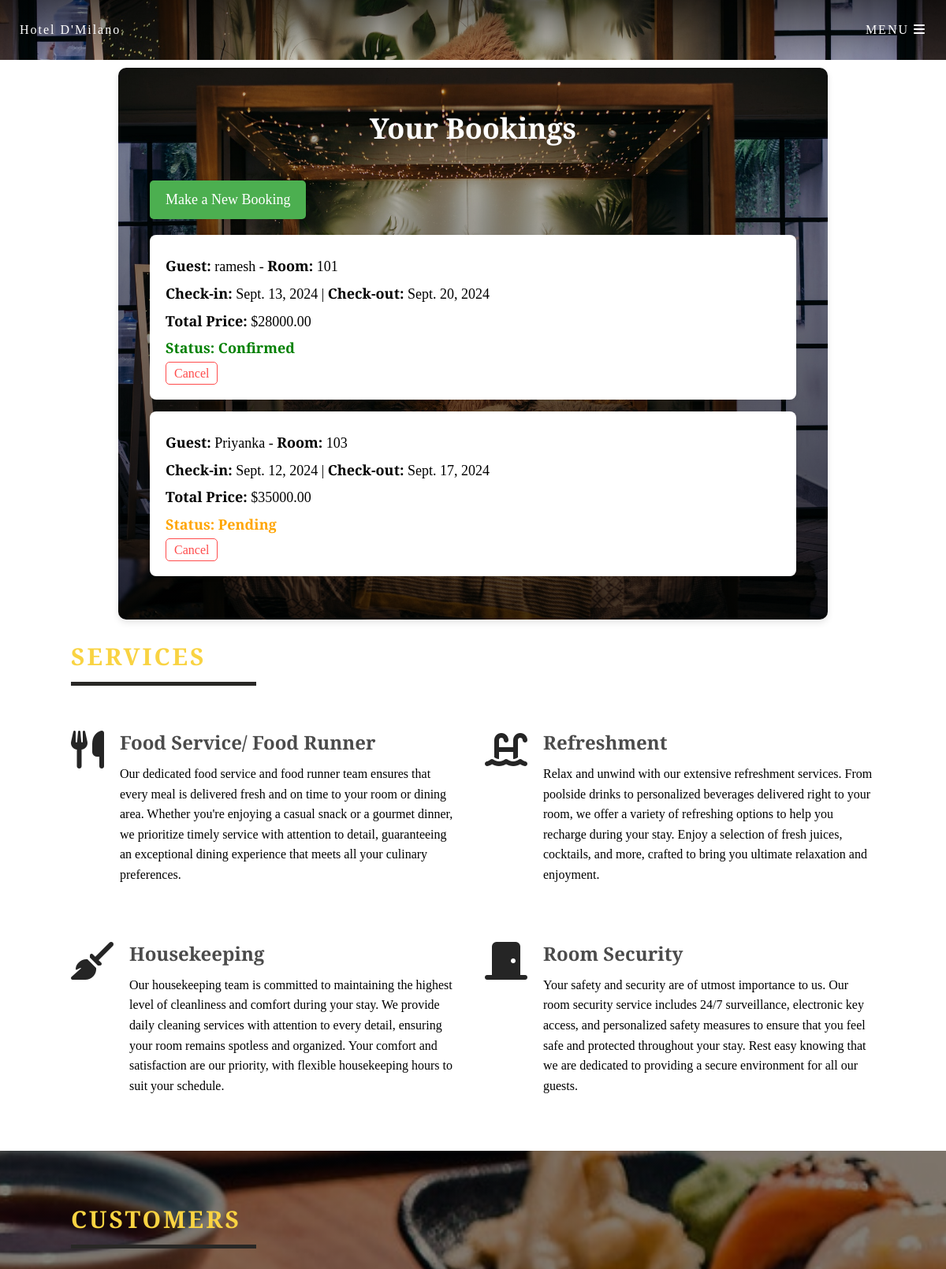
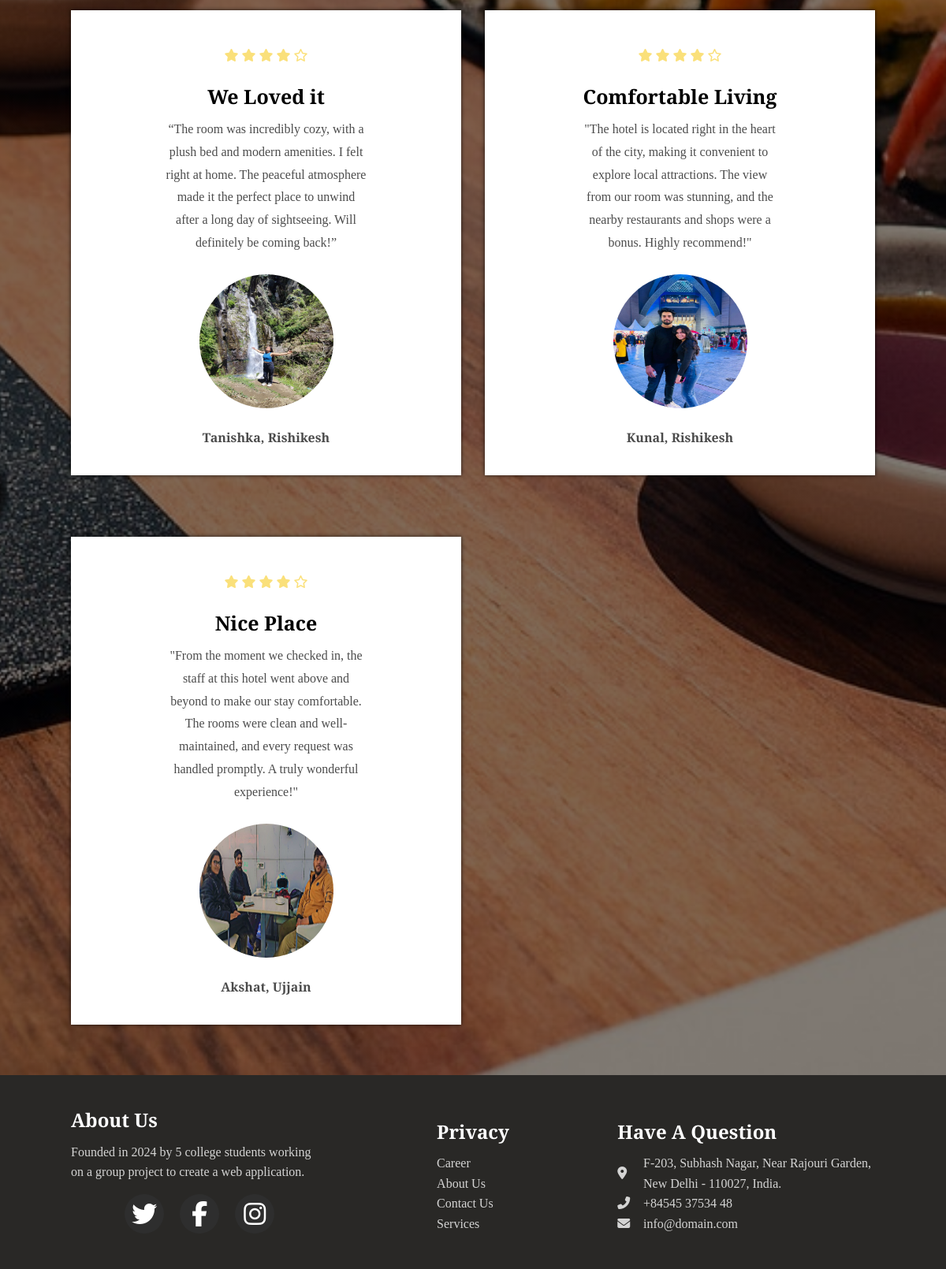
/booking/ (signed in), run on the app's committed database (2 pictures, top to bottom).
### bookings/models.py (models this page shows, shortened)
class Booking(models.Model):
    room = models.ForeignKey(Room, on_delete=models.CASCADE)  # Link to Room
    guest_name = models.CharField(max_length=100)
    check_in = models.DateField(null=True, blank=True)
    check_out = models.DateField(null=True, blank=True)
    is_confirmed = models.BooleanField(default=False)
    is_canceled = models.BooleanField(default=False)
    def total_days(self):
        return (self.check_out - self.check_in).days
    def total_price(self):
        return self.total_days() * self.room.price
    print("Booking model loaded")

### rooms/models.py (models this page shows, shortened)
class Room(models.Model):
    ROOM_TYPES = (
        ('Single', 'Single'),
        ('Double', 'Double'),
        ('Suite', 'Suite'),
    )
    room_number = models.CharField(max_length=10)
    room_type = models.CharField(max_length=10, choices=ROOM_TYPES)
    price = models.DecimalField(max_digits=6, decimal_places=2)
    photo = models.ImageField(upload_to='room_photos/',null=True, blank=True)
    amenities = models.TextField(null=True, blank=True)
    description = models.TextField(null=True, blank=True)
    is_available = models.BooleanField(default=True)

### bookings/views.py (the view)
# urls.py: path('', views.booking_list, name='booking_list'),  # List all bookings
@login_required
def booking_list(request):
    bookings = Booking.objects.all()
    return render(request, 'bookings/booking_list.html', {'bookings': bookings})

### bookings/templates/bookings/booking_list.html (shortened to what this page needs)
{% extends 'base.html' %}
{% block content %}
    <div class="bookings-container">
        <h1 class="bookings-header">Your Bookings</h1>
        <a href="{% url 'create_booking' %}" class="btn-new-booking">Make a New Booking</a>
        <br>
        {% if bookings %}
        <ul class="booking-list">
            {% for booking in bookings %}
                <li class="booking-item">
                    <p><strong>Guest:</strong> {{ booking.guest_name }} - <strong>Room:</strong> {{ booking.room.room_number }}</p>
                    <p><strong>Check-in:</strong> {{ booking.check_in }} | <strong>Check-out:</strong> {{ booking.check_out }}</p>
                    <p><strong>Total Price:</strong> ${{ booking.total_price }}</p>
                    {% if booking.is_confirmed %}
                        <p class="status-confirmed">Status: Confirmed</p>
                    {% else %}
                        <p class="status-pending">Status: Pending</p>
                    {% endif %}
                    {% if not booking.is_canceled %}
                        <a href="{% url 'cancel_booking' booking.id %}" class="btn-cancel-booking">Cancel</a>
                    {% else %}
                        <span class="status-canceled">(Canceled)</span>
                    {% endif %}
                </li>
            {% endfor %}
        </ul>
        {% else %}
        <span >You don't have any prior bookings.</span>
    {% endif %}
    </div>
{% endblock %}

### templates/base.html (shortened to what this page needs)
{% load static %}
<!DOCTYPE html>
<html lang="en">
<head>
    <link rel="stylesheet" href="{% static '/style.css' %}">
    <link rel="stylesheet" href="{% static 'main.css' %}">
</head>
<body>
    <header class = " base-nav" id = "header" >
            <div class = "head-top" >
                <div class = "site-name">
                    <span><a href="/">
                        Hotel D'Milano
                    </a>
                    </span>
                </div>
                <div class = "site-nav">
                    <span id = "nav-btn">MENU <i class = "fas fa-bars"></i></span>
                </div>
            </div>
    </header>
    <main>
        {% block content %}{% endblock %}
    <section class = "services sec-width" id = "services">
            <div class = "title">
                <h4>services</h4>
            </div>
            <div class = "services-container">
                <article class = "service">
                    <div class = "service-icon">
                        <span>
                            <i class = "fas fa-utensils"></i>
                        </span>
                    </div>
                    <div class = "service-content">
                        <h2>Food Service/ Food Runner</h2>
                        <p>Our dedicated food service and food runner team ensures that every meal is delivered fresh and on time to your room or dining area. Whether you're enjoying a casual snack or a gourmet dinner, we prioritize timely service with attention to detail, guaranteeing an exceptional dining experience that meets all your culinary preferences.</p>
                    </div>
                </article>
                <article class = "service">
                    <div class = "service-icon">
                        <span>
                            <i class = "fas fa-swimming-pool"></i>
                        </span>
                    </div>
                    <div class = "service-content">
                        <h2>Refreshment</h2>
                        <p>Relax and unwind with our extensive refreshment services. From poolside drinks to personalized beverages delivered right to your room, we offer a variety of refreshing options to help you recharge during your stay. Enjoy a selection of fresh juices, cocktails, and more, crafted to bring you ultimate relaxation and enjoyment.</p>
                    </div>
                </article>
                <article class = "service">
                    <div class = "service-icon">
                        <span>
                            <i class = "fas fa-broom"></i>
                        </span>
                    </div>
                    <div class = "service-content">
                        <h2>Housekeeping</h2>
                        <p>Our housekeeping team is committed to maintaining the highest level of cleanliness and comfort during your stay. We provide daily cleaning services with attention to every detail, ensuring your room remains spotless and organized. Your comfort and satisfaction are our priority, with flexible housekeeping hours to suit your schedule.</p>
                    </div>
                </article>
                <article class = "service">
                    <div class = "service-icon">
                        <span>
                            <i class = "fas fa-door-closed"></i>
                        </span>
                    </div>
                    <div class = "service-content">
                        <h2>Room Security</h2>
                        <p>Your safety and security are of utmost importance to us. Our room security service includes 24/7 surveillance, electronic key access, and personalized safety measures to ensure that you feel safe and protected throughout your stay. Rest easy knowing that we are dedicated to providing a secure environment for all our guests.</p>
                    </div>
                </article>
            </div>
        </section>
    <section class = "customers" id = "customers">
            <div class = "sec-width">
                <div class = "title">
                    <h4>customers</h4>
                </div>
                <div class = "customers-container">
                    <div class = "customer">
                        <div class = "rating">
                            <span><i class = "fas fa-star"></i></span>
                            <span><i class = "fas fa-star"></i></span>
                            <span><i class = "fas fa-star"></i></span>
                            <span><i class = "fas fa-star"></i></span>
                            <span><i class = "far fa-star"></i></span>
                        </div>
                        <h3>We Loved it</h3>
                        <p>“The room was incredibly cozy, with a plush bed and modern amenities. I felt right at home. The peaceful atmosphere made it the perfect place to unwind after a long day of sightseeing. Will definitely be coming back!”</p>
                        <img src = "{% static "images/Tanishka.jpg" %}" alt = "customer image">
                        <span>Tanishka, Rishikesh</span>
                    </div>
                    <div class = "customer">
                        <div class = "rating">
                            <span><i class = "fas fa-star"></i></span>
                            <span><i class = "fas fa-star"></i></span>
                            <span><i class = "fas fa-star"></i></span>
                            <span><i class = "fas fa-star"></i></span>
                            <span><i class = "far fa-star"></i></span>
                        </div>
                        <h3>Comfortable Living</h3>
                        <p>"The hotel is located right in the heart of the city, making it convenient to explore local attractions. The view from our room was stunning, and the nearby restaurants and shops were a bonus. Highly recommend!"
</p>
                        <img src = "{% static "images/kunal.jpg" %}" alt = "customer image">
                        <span>Kunal, Rishikesh</span>
                    </div>
                    <div class = "customer">
                        <div class = "rating">
                            <span><i class = "fas fa-star"></i></span>
                            <span><i class = "fas fa-star"></i></span>
                            <span><i class = "fas fa-star"></i></span>
                            <span><i class = "fas fa-star"></i></span>
                            <span><i class = "far fa-star"></i></span>
                        </div>
                        <h3>Nice Place</h3>
                        <p>"From the moment we checked in, the staff at this hotel went above and beyond to make our stay comfortable. The rooms were clean and well-maintained, and every request was handled promptly. A truly wonderful experience!"</p>
                        <img src = "{% static "images/Akshat.jpg" %}" alt = "customer image">
                        <span>Akshat, Ujjain</span>
                    </div>
                </div>
            </div>
        </section>
    </main>
        <footer class = "footer">
            <div class = "footer-container">
                <div>
                    <h2>About Us </h2>
                    <p>Founded in 2024 by 5 college students working on a group project to create a web application.</p>
                    <ul class = "social-icons">
                        <li class = "flex">
                            <i class = "fa fa-twitter fa-2x"></i>
                        </li>
                        <li class = "flex">
                            <i class = "fa fa-facebook fa-2x"></i>
                        </li>
                        <li class = "flex">
                            <i class = "fa fa-instagram fa-2x"></i>
                        </li>
                    </ul>
                </div>
                <div>
                    <h2>Privacy</h2>
                    <a href = "#">Career</a>
                    <a href = "#">About Us</a>
                    <a href = "#">Contact Us</a>
                    <a href = "#">Services</a>
                </div>
                <div>
                    <h2>Have A Question</h2>
                    <div class = "contact-item">
                        <span>
                            <i class = "fas fa-map-marker-alt"></i>
                        </span>
                        <span>
                            F-203, Subhash Nagar, Near Rajouri Garden, New Delhi - 110027, India.
                        </span>
                    </div>
                    <div class = "contact-item">
                        <span>
                            <i class = "fas fa-phone-alt"></i>
                        </span>
                        <span>
                            +84545 37534 48
                        </span>
                    </div>
                    <div class = "contact-item">
                        <span>
                            <i class = "fas fa-envelope"></i>
                        </span>
                        <span>
                            info@domain.com
                        </span>
                    </div>
                </div>
            </div>
        </footer>
</body>
</html>

### rooms/static/style.css (style rules this page uses)
body { font-family: Arial, sans-serif; }
h1 { color: #333; text-align: center; }
a { text-decoration: none; color: inherit; }
.bookings-container { padding: 40px; background: linear-gradient(rgba(0, 0, 0, 0.25), rgba(0, 0, 0, 0.65)), url("images/banner-img.jpg") center/cover no-repeat; max-width: 900px; margin: 10px auto; border-radius: 10px; box-shadow: 0 4px 8px rgba(0, 0, 0, 0.1); }
.bookings-header { font-size: 36px; font-weight: bold; color:white; text-align: center; margin-bottom: 30px; }
.btn-new-booking { display: inline-block; padding: 10px 20px; background-color: #4CAF50; color: white; text-decoration: none; border-radius: 5px; font-size: 18px; margin-bottom: 20px; transition: background-color 0.3s; }
.booking-list { list-style: none; padding: 0; }
.booking-item { background-color: white; padding: 20px; margin-bottom: 15px; border-radius: 8px; box-shadow: 0 2px 6px rgba(0, 0, 0, 0.05); }
.booking-item p { margin: 5px 0; font-size: 18px; }
.status-confirmed { color: green; font-weight: bold; }
.status-pending { color: orange; font-weight: bold; }
.btn-cancel-booking { color: #ff4c4c; text-decoration: none; font-size: 16px; border: 1px solid #ff4c4c; padding: 5px 10px; border-radius: 5px; transition: background-color 0.3s, color 0.3s; }

### data on the page
Booking: guest_name "ramesh", room.room_number "101", check_in "Sept. 13, 2024", check_out "Sept. 20, 2024", total_price "28000.00", is_confirmed "Status: Confirmed", is_canceled "Cancel"
Booking: guest_name "Priyanka", room.room_number "103", check_in "Sept. 12, 2024", check_out "Sept. 17, 2024", total_price "35000.00", is_confirmed "Status: Pending", is_canceled "Cancel"
